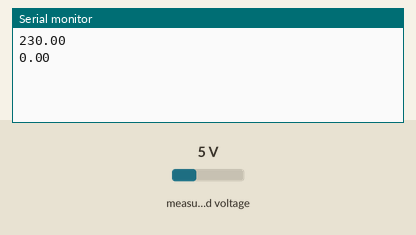
Recording of a sketch running on a simulated Arduino Uno, built with avr-gcc and run on an emulated ATmega328P. Shown: the last lines printed to the serial monitor. Inputs (shaded band) come from the test bench; at power-on: measured voltage 5 V.

Above: at 1.3 s.
1.4 s: measured voltage set to 0.3 V
At 2.7 s:
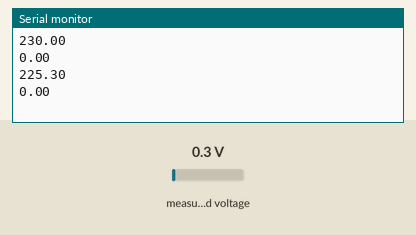
2.9 s: measured voltage set to 3.8 V
At 4.0 s:
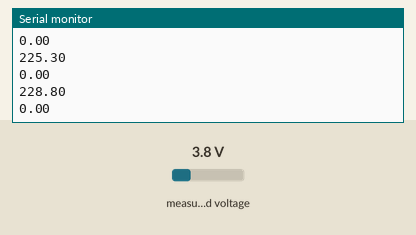
Timing chart, 0 to 5.9 s (numbered marks = the images above; inputs shaded):
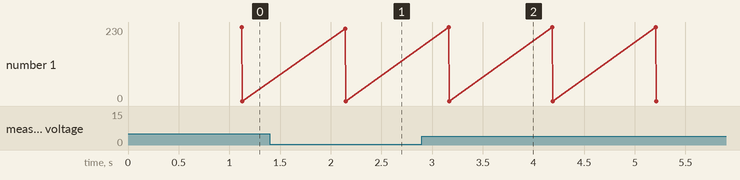

The sketch:

sensors.ino
```cpp
#include "ZMPT101B.h"
#include <FreqCount.h>

// ZMPT101B sensor connected to A0 pin of arduino
ZMPT101B voltageSensor(A0);


void setup()
{

  Serial.begin(9600); //baud rate for printing data
  FreqCount.begin(1000); //rate for reading frequencies
  delay(100);
  voltageSensor.setSensitivity(0.001); //do NOT change this value
}

void loop()
{

  delay(1000); //read every second

  float U = voltageSensor.getVoltageAC(60);

  Serial.println(String(U)); //this sends the voltage reading to the Raspberry Pi

  if (FreqCount.available()) {
    float count = FreqCount.read();
    Serial.println(String(count)); //this sends the frequency reading to the Raspberry Pi
  }
}
```

Measured:
- after the input at 1.4 s, the serial monitor: prints a new line after 0.74 s (image 1)
- after the input at 2.9 s, the serial monitor: prints a new line after 0.26 s (image 2)
